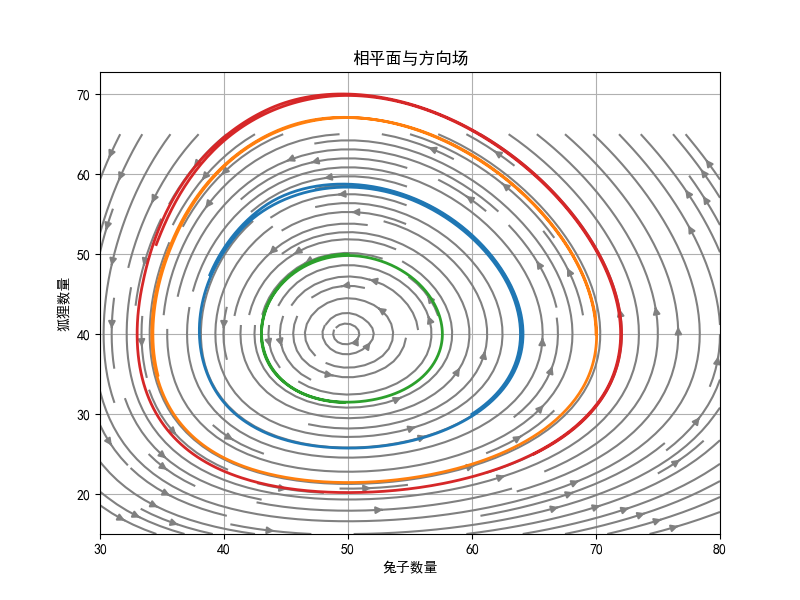

This figure's Python source:
import numpy as np
from scipy.integrate import solve_ivp
import matplotlib.pyplot as plt

plt.rcParams['font.sans-serif'] = ['SimHei']  
plt.rcParams['axes.unicode_minus'] = False    

a, b, c, d = 0.2, 0.005, 0.5, 0.01

# 定义微分方程
def lotka_volterra(t, z):
    x, y = z
    dx = a*x - b*x*y
    dy = -c*y + d*x*y
    return [dx, dy]

X, Y = np.meshgrid(np.linspace(30, 80, 20), np.linspace(15, 65, 20))
u = a*X - b*X*Y
v = -c*Y + d*X*Y
norm = np.sqrt(u**2 + v**2)
u /= norm; v /= norm

plt.figure(figsize=(8,6))
plt.streamplot(X, Y, u, v, density=1.5, color='gray')
# 对几个初值画轨道
for x0, y0 in [(60,30), (70,40), (50,50), (65,25)]:
    sol = solve_ivp(lotka_volterra, [0, 30], [x0, y0], t_eval=np.linspace(0,30,500))
    plt.plot(sol.y[0], sol.y[1], linewidth=2)
plt.xlabel('兔子数量')
plt.ylabel('狐狸数量')
plt.title('相平面与方向场')
plt.grid(True)
plt.show()
